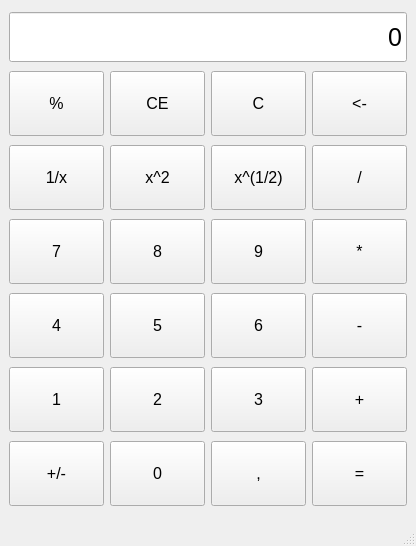
<?xml version="1.0" encoding="UTF-8"?>
<ui version="4.0">
 <class>MainWindow</class>
 <widget class="QMainWindow" name="MainWindow">
  <property name="geometry">
   <rect>
    <x>0</x>
    <y>0</y>
    <width>416</width>
    <height>546</height>
   </rect>
  </property>
  <property name="windowTitle">
   <string>MainWindow</string>
  </property>
  <widget class="QWidget" name="centralwidget">
   <layout class="QHBoxLayout" name="horizontalLayout_7">
    <item>
     <layout class="QVBoxLayout" name="verticalLayout">
      <item>
       <widget class="QLineEdit" name="lineEdit">
        <property name="minimumSize">
         <size>
          <width>0</width>
          <height>50</height>
         </size>
        </property>
        <property name="font">
         <font>
          <pointsize>19</pointsize>
         </font>
        </property>
        <property name="toolTipDuration">
         <number>-1</number>
        </property>
        <property name="layoutDirection">
         <enum>Qt::LeftToRight</enum>
        </property>
        <property name="text">
         <string>0</string>
        </property>
        <property name="alignment">
         <set>Qt::AlignRight|Qt::AlignTrailing|Qt::AlignVCenter</set>
        </property>
       </widget>
      </item>
      <item>
       <layout class="QHBoxLayout" name="horizontalLayout">
        <item>
         <widget class="QPushButton" name="pushButton_24">
          <property name="minimumSize">
           <size>
            <width>75</width>
            <height>65</height>
           </size>
          </property>
          <property name="font">
           <font>
            <pointsize>12</pointsize>
           </font>
          </property>
          <property name="text">
           <string>%</string>
          </property>
         </widget>
        </item>
        <item>
         <widget class="QPushButton" name="pushButton_21">
          <property name="minimumSize">
           <size>
            <width>75</width>
            <height>65</height>
           </size>
          </property>
          <property name="font">
           <font>
            <pointsize>12</pointsize>
           </font>
          </property>
          <property name="text">
           <string>CE</string>
          </property>
         </widget>
        </item>
        <item>
         <widget class="QPushButton" name="pushButton_23">
          <property name="minimumSize">
           <size>
            <width>75</width>
            <height>65</height>
           </size>
          </property>
          <property name="font">
           <font>
            <pointsize>12</pointsize>
           </font>
          </property>
          <property name="text">
           <string>C</string>
          </property>
         </widget>
        </item>
        <item>
         <widget class="QPushButton" name="pushButton_22">
          <property name="minimumSize">
           <size>
            <width>75</width>
            <height>65</height>
           </size>
          </property>
          <property name="font">
           <font>
            <pointsize>12</pointsize>
           </font>
          </property>
          <property name="text">
           <string>&lt;-</string>
          </property>
         </widget>
        </item>
       </layout>
      </item>
      <item>
       <layout class="QHBoxLayout" name="horizontalLayout_2">
        <item>
         <widget class="QPushButton" name="pushButton_20">
          <property name="minimumSize">
           <size>
            <width>75</width>
            <height>65</height>
           </size>
          </property>
          <property name="font">
           <font>
            <pointsize>12</pointsize>
           </font>
          </property>
          <property name="text">
           <string>1/x</string>
          </property>
         </widget>
        </item>
        <item>
         <widget class="QPushButton" name="pushButton_17">
          <property name="minimumSize">
           <size>
            <width>75</width>
            <height>65</height>
           </size>
          </property>
          <property name="font">
           <font>
            <pointsize>12</pointsize>
           </font>
          </property>
          <property name="text">
           <string>x^2</string>
          </property>
         </widget>
        </item>
        <item>
         <widget class="QPushButton" name="pushButton_19">
          <property name="minimumSize">
           <size>
            <width>75</width>
            <height>65</height>
           </size>
          </property>
          <property name="font">
           <font>
            <pointsize>12</pointsize>
           </font>
          </property>
          <property name="text">
           <string>x^(1/2)</string>
          </property>
         </widget>
        </item>
        <item>
         <widget class="QPushButton" name="pushButton_18">
          <property name="minimumSize">
           <size>
            <width>75</width>
            <height>65</height>
           </size>
          </property>
          <property name="font">
           <font>
            <pointsize>12</pointsize>
           </font>
          </property>
          <property name="text">
           <string>/</string>
          </property>
         </widget>
        </item>
       </layout>
      </item>
      <item>
       <layout class="QHBoxLayout" name="horizontalLayout_3">
        <item>
         <widget class="QPushButton" name="pushButton_16">
          <property name="minimumSize">
           <size>
            <width>75</width>
            <height>65</height>
           </size>
          </property>
          <property name="font">
           <font>
            <pointsize>12</pointsize>
           </font>
          </property>
          <property name="text">
           <string>7</string>
          </property>
         </widget>
        </item>
        <item>
         <widget class="QPushButton" name="pushButton_13">
          <property name="minimumSize">
           <size>
            <width>75</width>
            <height>65</height>
           </size>
          </property>
          <property name="font">
           <font>
            <pointsize>12</pointsize>
           </font>
          </property>
          <property name="text">
           <string>8</string>
          </property>
         </widget>
        </item>
        <item>
         <widget class="QPushButton" name="pushButton_15">
          <property name="minimumSize">
           <size>
            <width>75</width>
            <height>65</height>
           </size>
          </property>
          <property name="font">
           <font>
            <pointsize>12</pointsize>
           </font>
          </property>
          <property name="text">
           <string>9</string>
          </property>
         </widget>
        </item>
        <item>
         <widget class="QPushButton" name="pushButton_14">
          <property name="minimumSize">
           <size>
            <width>75</width>
            <height>65</height>
           </size>
          </property>
          <property name="font">
           <font>
            <pointsize>12</pointsize>
           </font>
          </property>
          <property name="text">
           <string>*</string>
          </property>
         </widget>
        </item>
       </layout>
      </item>
      <item>
       <layout class="QHBoxLayout" name="horizontalLayout_4">
        <item>
         <widget class="QPushButton" name="pushButton_12">
          <property name="minimumSize">
           <size>
            <width>75</width>
            <height>65</height>
           </size>
          </property>
          <property name="font">
           <font>
            <pointsize>12</pointsize>
           </font>
          </property>
          <property name="text">
           <string>4</string>
          </property>
         </widget>
        </item>
        <item>
         <widget class="QPushButton" name="pushButton_9">
          <property name="minimumSize">
           <size>
            <width>75</width>
            <height>65</height>
           </size>
          </property>
          <property name="font">
           <font>
            <pointsize>12</pointsize>
           </font>
          </property>
          <property name="text">
           <string>5</string>
          </property>
         </widget>
        </item>
        <item>
         <widget class="QPushButton" name="pushButton_11">
          <property name="minimumSize">
           <size>
            <width>75</width>
            <height>65</height>
           </size>
          </property>
          <property name="font">
           <font>
            <pointsize>12</pointsize>
           </font>
          </property>
          <property name="text">
           <string>6</string>
          </property>
         </widget>
        </item>
        <item>
         <widget class="QPushButton" name="pushButton_10">
          <property name="minimumSize">
           <size>
            <width>75</width>
            <height>65</height>
           </size>
          </property>
          <property name="font">
           <font>
            <pointsize>12</pointsize>
           </font>
          </property>
          <property name="text">
           <string>-</string>
          </property>
         </widget>
        </item>
       </layout>
      </item>
      <item>
       <layout class="QHBoxLayout" name="horizontalLayout_5">
        <item>
         <widget class="QPushButton" name="pushButton_8">
          <property name="minimumSize">
           <size>
            <width>75</width>
            <height>65</height>
           </size>
          </property>
          <property name="font">
           <font>
            <pointsize>12</pointsize>
           </font>
          </property>
          <property name="text">
           <string>1</string>
          </property>
         </widget>
        </item>
        <item>
         <widget class="QPushButton" name="pushButton_5">
          <property name="minimumSize">
           <size>
            <width>75</width>
            <height>65</height>
           </size>
          </property>
          <property name="font">
           <font>
            <pointsize>12</pointsize>
           </font>
          </property>
          <property name="text">
           <string>2</string>
          </property>
         </widget>
        </item>
        <item>
         <widget class="QPushButton" name="pushButton_7">
          <property name="minimumSize">
           <size>
            <width>75</width>
            <height>65</height>
           </size>
          </property>
          <property name="font">
           <font>
            <pointsize>12</pointsize>
           </font>
          </property>
          <property name="text">
           <string>3</string>
          </property>
         </widget>
        </item>
        <item>
         <widget class="QPushButton" name="pushButton_6">
          <property name="minimumSize">
           <size>
            <width>75</width>
            <height>65</height>
           </size>
          </property>
          <property name="font">
           <font>
            <pointsize>12</pointsize>
           </font>
          </property>
          <property name="text">
           <string>+</string>
          </property>
         </widget>
        </item>
       </layout>
      </item>
      <item>
       <layout class="QHBoxLayout" name="horizontalLayout_6">
        <item>
         <widget class="QPushButton" name="pushButton">
          <property name="minimumSize">
           <size>
            <width>75</width>
            <height>65</height>
           </size>
          </property>
          <property name="font">
           <font>
            <pointsize>12</pointsize>
           </font>
          </property>
          <property name="text">
           <string>+/-</string>
          </property>
         </widget>
        </item>
        <item>
         <widget class="QPushButton" name="pushButton_2">
          <property name="minimumSize">
           <size>
            <width>75</width>
            <height>65</height>
           </size>
          </property>
          <property name="font">
           <font>
            <pointsize>12</pointsize>
           </font>
          </property>
          <property name="text">
           <string>0</string>
          </property>
         </widget>
        </item>
        <item>
         <widget class="QPushButton" name="pushButton_3">
          <property name="minimumSize">
           <size>
            <width>75</width>
            <height>65</height>
           </size>
          </property>
          <property name="font">
           <font>
            <pointsize>12</pointsize>
           </font>
          </property>
          <property name="text">
           <string>,</string>
          </property>
         </widget>
        </item>
        <item>
         <widget class="QPushButton" name="pushButton_4">
          <property name="minimumSize">
           <size>
            <width>75</width>
            <height>65</height>
           </size>
          </property>
          <property name="font">
           <font>
            <pointsize>12</pointsize>
           </font>
          </property>
          <property name="text">
           <string>=</string>
          </property>
         </widget>
        </item>
       </layout>
      </item>
     </layout>
    </item>
   </layout>
  </widget>
  <widget class="QMenuBar" name="menubar">
   <property name="geometry">
    <rect>
     <x>0</x>
     <y>0</y>
     <width>416</width>
     <height>21</height>
    </rect>
   </property>
  </widget>
  <widget class="QStatusBar" name="statusbar"/>
 </widget>
 <resources/>
 <connections/>
</ui>
